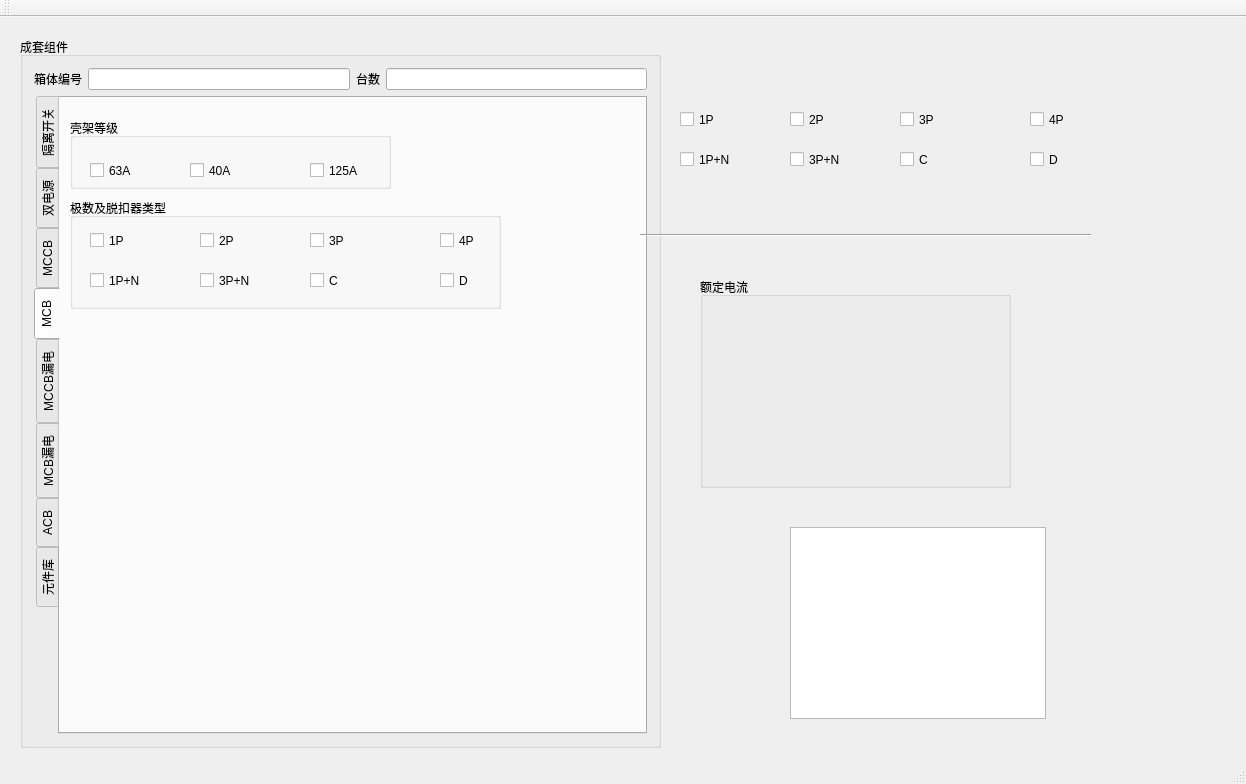
<?xml version="1.0" encoding="UTF-8"?>
<ui version="4.0">
 <class>MainWindow</class>
 <widget class="QMainWindow" name="MainWindow">
  <property name="geometry">
   <rect>
    <x>0</x>
    <y>0</y>
    <width>1246</width>
    <height>784</height>
   </rect>
  </property>
  <property name="windowTitle">
   <string>MainWindow</string>
  </property>
  <widget class="QWidget" name="centralWidget">
   <widget class="QGroupBox" name="groupBox">
    <property name="geometry">
     <rect>
      <x>20</x>
      <y>20</y>
      <width>641</width>
      <height>711</height>
     </rect>
    </property>
    <property name="title">
     <string>成套组件</string>
    </property>
    <layout class="QVBoxLayout" name="verticalLayout">
     <item>
      <layout class="QHBoxLayout" name="horizontalLayout">
       <item>
        <widget class="QLabel" name="label">
         <property name="text">
          <string>箱体编号</string>
         </property>
        </widget>
       </item>
       <item>
        <widget class="QLineEdit" name="lineEdit"/>
       </item>
       <item>
        <widget class="QLabel" name="label_2">
         <property name="text">
          <string>台数</string>
         </property>
        </widget>
       </item>
       <item>
        <widget class="QLineEdit" name="lineEdit_2"/>
       </item>
      </layout>
     </item>
     <item>
      <widget class="QTabWidget" name="tabWidget">
       <property name="tabPosition">
        <enum>QTabWidget::West</enum>
       </property>
       <property name="currentIndex">
        <number>3</number>
       </property>
       <widget class="QWidget" name="tab_4">
        <attribute name="title">
         <string>隔离开关</string>
        </attribute>
       </widget>
       <widget class="QWidget" name="tab_3">
        <attribute name="title">
         <string>双电源</string>
        </attribute>
       </widget>
       <widget class="QWidget" name="tab_2">
        <attribute name="title">
         <string>MCCB</string>
        </attribute>
       </widget>
       <widget class="QWidget" name="tab">
        <attribute name="title">
         <string>MCB</string>
        </attribute>
        <widget class="QGroupBox" name="groupBox_2">
         <property name="geometry">
          <rect>
           <x>10</x>
           <y>20</y>
           <width>321</width>
           <height>71</height>
          </rect>
         </property>
         <property name="title">
          <string>壳架等级</string>
         </property>
         <widget class="QCheckBox" name="checkBox_17">
          <property name="geometry">
           <rect>
            <x>20</x>
            <y>40</y>
            <width>92</width>
            <height>25</height>
           </rect>
          </property>
          <property name="text">
           <string>63A</string>
          </property>
         </widget>
         <widget class="QCheckBox" name="checkBox_18">
          <property name="geometry">
           <rect>
            <x>120</x>
            <y>40</y>
            <width>92</width>
            <height>25</height>
           </rect>
          </property>
          <property name="text">
           <string>40A</string>
          </property>
         </widget>
         <widget class="QCheckBox" name="checkBox_19">
          <property name="geometry">
           <rect>
            <x>240</x>
            <y>40</y>
            <width>92</width>
            <height>25</height>
           </rect>
          </property>
          <property name="text">
           <string>125A</string>
          </property>
         </widget>
        </widget>
        <widget class="QGroupBox" name="groupBox_3">
         <property name="geometry">
          <rect>
           <x>10</x>
           <y>100</y>
           <width>431</width>
           <height>111</height>
          </rect>
         </property>
         <property name="title">
          <string>极数及脱扣器类型</string>
         </property>
         <widget class="QCheckBox" name="checkBox_11">
          <property name="geometry">
           <rect>
            <x>370</x>
            <y>70</y>
            <width>92</width>
            <height>25</height>
           </rect>
          </property>
          <property name="text">
           <string>D</string>
          </property>
         </widget>
         <widget class="QCheckBox" name="checkBox_9">
          <property name="geometry">
           <rect>
            <x>130</x>
            <y>70</y>
            <width>92</width>
            <height>25</height>
           </rect>
          </property>
          <property name="text">
           <string>3P+N</string>
          </property>
         </widget>
         <widget class="QCheckBox" name="checkBox_15">
          <property name="geometry">
           <rect>
            <x>20</x>
            <y>70</y>
            <width>92</width>
            <height>25</height>
           </rect>
          </property>
          <property name="text">
           <string>1P+N</string>
          </property>
         </widget>
         <widget class="QCheckBox" name="checkBox_12">
          <property name="geometry">
           <rect>
            <x>20</x>
            <y>30</y>
            <width>92</width>
            <height>25</height>
           </rect>
          </property>
          <property name="text">
           <string>1P</string>
          </property>
         </widget>
         <widget class="QCheckBox" name="checkBox_10">
          <property name="geometry">
           <rect>
            <x>240</x>
            <y>30</y>
            <width>92</width>
            <height>25</height>
           </rect>
          </property>
          <property name="text">
           <string>3P</string>
          </property>
         </widget>
         <widget class="QCheckBox" name="checkBox_13">
          <property name="geometry">
           <rect>
            <x>370</x>
            <y>30</y>
            <width>92</width>
            <height>25</height>
           </rect>
          </property>
          <property name="text">
           <string>4P</string>
          </property>
         </widget>
         <widget class="QCheckBox" name="checkBox_16">
          <property name="geometry">
           <rect>
            <x>240</x>
            <y>70</y>
            <width>92</width>
            <height>25</height>
           </rect>
          </property>
          <property name="text">
           <string>C</string>
          </property>
         </widget>
         <widget class="QCheckBox" name="checkBox_14">
          <property name="geometry">
           <rect>
            <x>130</x>
            <y>30</y>
            <width>92</width>
            <height>25</height>
           </rect>
          </property>
          <property name="text">
           <string>2P</string>
          </property>
         </widget>
        </widget>
       </widget>
       <widget class="QWidget" name="tab_9">
        <attribute name="title">
         <string>MCCB漏电</string>
        </attribute>
       </widget>
       <widget class="QWidget" name="tab_10">
        <attribute name="title">
         <string>MCB漏电</string>
        </attribute>
       </widget>
       <widget class="QWidget" name="tab_11">
        <attribute name="title">
         <string>ACB</string>
        </attribute>
       </widget>
       <widget class="QWidget" name="tab_6">
        <attribute name="title">
         <string>元件库</string>
        </attribute>
       </widget>
      </widget>
     </item>
    </layout>
   </widget>
   <widget class="Line" name="line">
    <property name="geometry">
     <rect>
      <x>640</x>
      <y>210</y>
      <width>451</width>
      <height>16</height>
     </rect>
    </property>
    <property name="orientation">
     <enum>Qt::Horizontal</enum>
    </property>
   </widget>
   <widget class="QCheckBox" name="checkBox_5">
    <property name="geometry">
     <rect>
      <x>1030</x>
      <y>130</y>
      <width>92</width>
      <height>25</height>
     </rect>
    </property>
    <property name="text">
     <string>D</string>
    </property>
   </widget>
   <widget class="QCheckBox" name="checkBox_8">
    <property name="geometry">
     <rect>
      <x>790</x>
      <y>130</y>
      <width>92</width>
      <height>25</height>
     </rect>
    </property>
    <property name="text">
     <string>3P+N</string>
    </property>
   </widget>
   <widget class="QCheckBox" name="checkBox_3">
    <property name="geometry">
     <rect>
      <x>900</x>
      <y>90</y>
      <width>92</width>
      <height>25</height>
     </rect>
    </property>
    <property name="text">
     <string>3P</string>
    </property>
   </widget>
   <widget class="QCheckBox" name="checkBox">
    <property name="geometry">
     <rect>
      <x>680</x>
      <y>90</y>
      <width>92</width>
      <height>25</height>
     </rect>
    </property>
    <property name="text">
     <string>1P</string>
    </property>
   </widget>
   <widget class="QCheckBox" name="checkBox_4">
    <property name="geometry">
     <rect>
      <x>1030</x>
      <y>90</y>
      <width>92</width>
      <height>25</height>
     </rect>
    </property>
    <property name="text">
     <string>4P</string>
    </property>
   </widget>
   <widget class="QCheckBox" name="checkBox_2">
    <property name="geometry">
     <rect>
      <x>790</x>
      <y>90</y>
      <width>92</width>
      <height>25</height>
     </rect>
    </property>
    <property name="text">
     <string>2P</string>
    </property>
   </widget>
   <widget class="QCheckBox" name="checkBox_7">
    <property name="geometry">
     <rect>
      <x>680</x>
      <y>130</y>
      <width>92</width>
      <height>25</height>
     </rect>
    </property>
    <property name="text">
     <string>1P+N</string>
    </property>
   </widget>
   <widget class="QCheckBox" name="checkBox_6">
    <property name="geometry">
     <rect>
      <x>900</x>
      <y>130</y>
      <width>92</width>
      <height>25</height>
     </rect>
    </property>
    <property name="text">
     <string>C</string>
    </property>
   </widget>
   <widget class="QGroupBox" name="groupBox_4">
    <property name="geometry">
     <rect>
      <x>700</x>
      <y>260</y>
      <width>311</width>
      <height>211</height>
     </rect>
    </property>
    <property name="title">
     <string>额定电流</string>
    </property>
   </widget>
   <widget class="QTableView" name="tableView">
    <property name="geometry">
     <rect>
      <x>790</x>
      <y>510</y>
      <width>256</width>
      <height>192</height>
     </rect>
    </property>
   </widget>
  </widget>
  <widget class="QMenuBar" name="menuBar">
   <property name="geometry">
    <rect>
     <x>0</x>
     <y>0</y>
     <width>1246</width>
     <height>24</height>
    </rect>
   </property>
  </widget>
  <widget class="QToolBar" name="mainToolBar">
   <attribute name="toolBarArea">
    <enum>TopToolBarArea</enum>
   </attribute>
   <attribute name="toolBarBreak">
    <bool>false</bool>
   </attribute>
  </widget>
  <widget class="QStatusBar" name="statusBar"/>
 </widget>
 <layoutdefault spacing="6" margin="11"/>
 <resources/>
 <connections/>
</ui>
